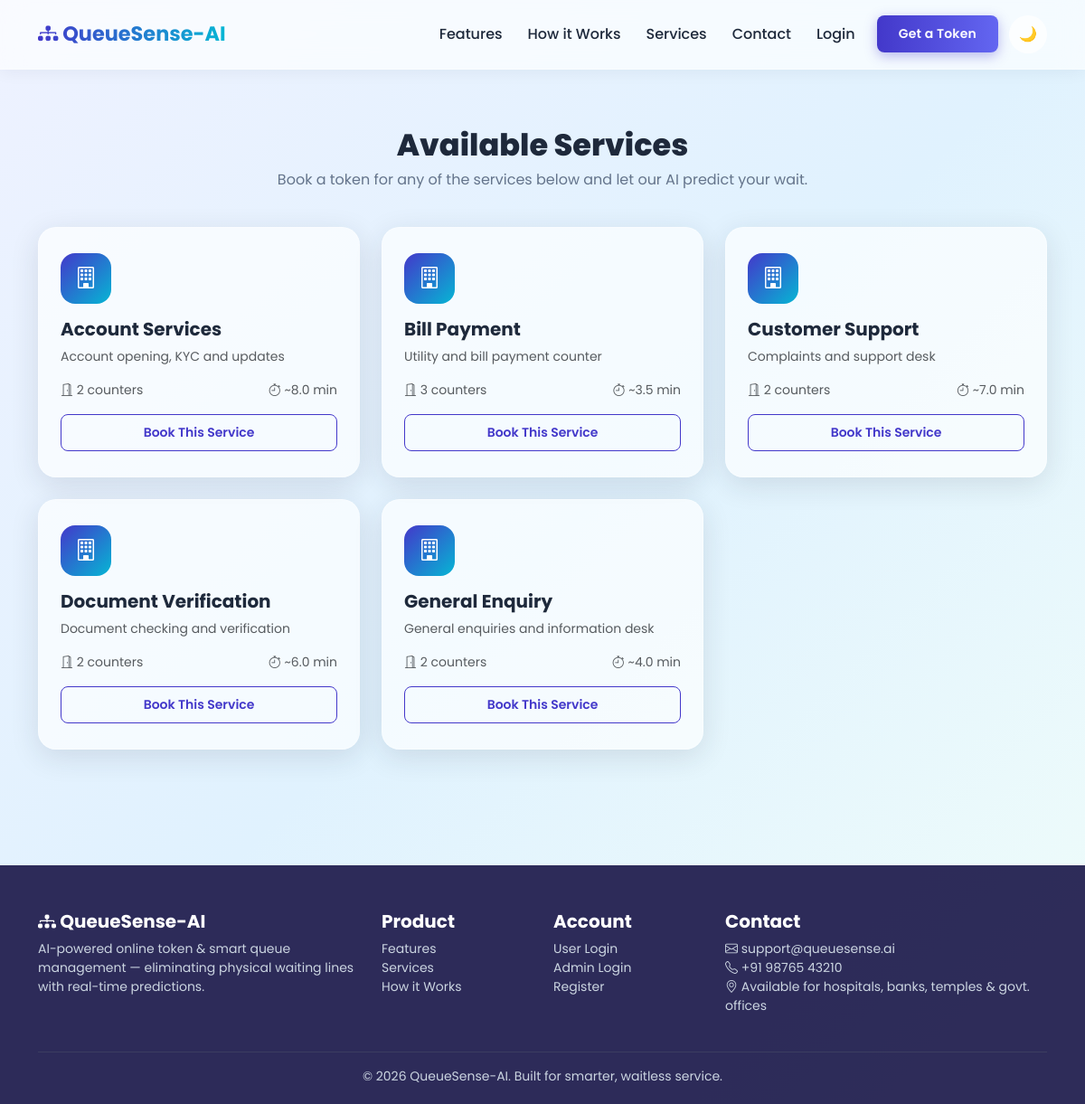
Screenshot of /services-info with the database file from the repository.
### tables this page shows
CREATE TABLE services (
    id INTEGER PRIMARY KEY AUTOINCREMENT,
    name TEXT UNIQUE NOT NULL,
    description TEXT,
    counters INTEGER NOT NULL DEFAULT 1,
    avg_service_minutes REAL NOT NULL DEFAULT 5.0,
    max_daily_tokens INTEGER NOT NULL DEFAULT 150,
    is_active INTEGER NOT NULL DEFAULT 1,
    is_paused INTEGER NOT NULL DEFAULT 0,
    created_at TEXT NOT NULL DEFAULT (datetime('now'))
);

### app.py (the view)
    @app.route("/services-info")
    def services_info():
        services = token_manager.get_all_services()
        return render_template("services.html", services=services)

### database.py (called while the page is built)
    def get_connection(self) -> sqlite3.Connection:
        conn = sqlite3.connect(self.db_path, timeout=10)
        conn.row_factory = sqlite3.Row
        conn.execute("PRAGMA foreign_keys = ON")
        return conn

    @contextmanager
    def cursor(self, commit: bool = False):
        conn = self.get_connection()
        cur = conn.cursor()
        try:
            yield cur
            if commit:
                conn.commit()
        except Exception:
            conn.rollback()
            logger.exception("Database operation failed, transaction rolled back")
            raise
        finally:
            conn.close()

    def execute(self, query: str, params: tuple = (), commit: bool = False):
        with self.cursor(commit=commit) as cur:
            cur.execute(query, params)
            if commit:
                return cur.lastrowid
            return cur.fetchall()

### token_manager.py (called while the page is built)
def get_all_services(active_only: bool = True):
    if active_only:
        return db.execute("SELECT * FROM services WHERE is_active = 1 ORDER BY name")
    return db.execute("SELECT * FROM services ORDER BY name")

### templates/services.html (shortened to what this page needs)
{% extends "base.html" %}
{% block content %}
<div class="container py-5">
  <h2 class="qs-section-title text-center">Available Services</h2>
  <p class="qs-section-sub text-center mx-auto" style="max-width:600px;">Book a token for any of the services below and let our AI predict your wait.</p>
  <div class="row g-4">
    {% for s in services %}
    <div class="col-md-6 col-lg-4">
      <div class="glass-card qs-feature-card h-100">
        <div class="qs-feature-icon"><i class="bi bi-building"></i></div>
        <h5 class="fw-bold">{{ s.name }}</h5>
        <p class="text-muted small">{{ s.description }}</p>
        <div class="d-flex justify-content-between small text-muted mb-3">
          <span><i class="bi bi-door-open"></i> {{ s.counters }} counters</span>
          <span><i class="bi bi-stopwatch"></i> ~{{ s.avg_service_minutes }} min</span>
        </div>
        <a href="{{ url_for('auth.login') }}" class="btn btn-qs-outline btn-sm w-100">Book This Service</a>
      </div>
    </div>
    {% endfor %}
  </div>
</div>
{% endblock %}

### templates/base.html (shortened to what this page needs)
<!DOCTYPE html>
<html lang="en">
<head>
  <link href="https://cdn.jsdelivr.net/npm/bootstrap@5.3.3/dist/css/bootstrap.min.css" rel="stylesheet">
  <link href="https://cdn.jsdelivr.net/npm/bootstrap-icons@1.11.3/font/bootstrap-icons.css" rel="stylesheet">
  <link href="{{ url_for('static', filename='css/style.css') }}" rel="stylesheet">
</head>
<body>
<nav class="navbar navbar-expand-lg qs-navbar sticky-top py-3">
  <div class="container">
    <a class="navbar-brand" href="{{ url_for('home') }}"><i class="bi bi-diagram-3-fill"></i> QueueSense-AI</a>
    <div class="collapse navbar-collapse" id="qsNav">
      <ul class="navbar-nav ms-auto align-items-lg-center gap-lg-1">
        <li class="nav-item"><a class="nav-link" href="{{ url_for('home') }}#features">Features</a></li>
        <li class="nav-item"><a class="nav-link" href="{{ url_for('home') }}#how-it-works">How it Works</a></li>
        <li class="nav-item"><a class="nav-link" href="{{ url_for('services_info') }}">Services</a></li>
        <li class="nav-item"><a class="nav-link" href="{{ url_for('home') }}#contact">Contact</a></li>
        {% if session.get('user_id') %}
          <li class="nav-item"><a class="nav-link" href="{{ url_for('user.dashboard') }}">My Dashboard</a></li>
          <li class="nav-item"><a class="nav-link" href="{{ url_for('auth.logout') }}">Logout</a></li>
        {% elif session.get('admin_id') %}
          <li class="nav-item"><a class="nav-link" href="{{ url_for('admin.dashboard') }}">Admin Panel</a></li>
          <li class="nav-item"><a class="nav-link" href="{{ url_for('auth.admin_logout') }}">Admin Logout</a></li>
        {% else %}
          <li class="nav-item"><a class="nav-link" href="{{ url_for('auth.login') }}">Login</a></li>
          <li class="nav-item">
            <a class="btn btn-qs-primary btn-sm ms-lg-2" href="{{ url_for('auth.register') }}">Get a Token</a>
          </li>
        {% endif %}
        <li class="nav-item ms-lg-2 mt-2 mt-lg-0">
          <button id="qsThemeToggle" class="qs-theme-toggle" title="Toggle theme">🌙</button>
        </li>
      </ul>
    </div>
  </div>
</nav>
<main class="qs-page-fade">
  {% block content %}{% endblock %}
</main>
<footer class="qs-footer">
  <div class="container">
    <div class="row g-4">
      <div class="col-md-4">
        <h5><i class="bi bi-diagram-3-fill"></i> QueueSense-AI</h5>
        <p class="mt-2 small">AI-powered online token &amp; smart queue management — eliminating physical waiting lines with real-time predictions.</p>
      </div>
      <div class="col-md-2">
        <h5>Product</h5>
        <ul class="list-unstyled small mt-2">
          <li><a href="{{ url_for('home') }}#features">Features</a></li>
          <li><a href="{{ url_for('services_info') }}">Services</a></li>
          <li><a href="{{ url_for('home') }}#how-it-works">How it Works</a></li>
        </ul>
      </div>
      <div class="col-md-2">
        <h5>Account</h5>
        <ul class="list-unstyled small mt-2">
          <li><a href="{{ url_for('auth.login') }}">User Login</a></li>
          <li><a href="{{ url_for('auth.admin_login') }}">Admin Login</a></li>
          <li><a href="{{ url_for('auth.register') }}">Register</a></li>
        </ul>
      </div>
      <div class="col-md-4">
        <h5>Contact</h5>
        <ul class="list-unstyled small mt-2">
          <li><i class="bi bi-envelope"></i> support@queuesense.ai</li>
          <li><i class="bi bi-telephone"></i> +91 98765 43210</li>
          <li><i class="bi bi-geo-alt"></i> Available for hospitals, banks, temples &amp; govt. offices</li>
        </ul>
      </div>
    </div>
    <hr class="border-secondary mt-4">
    <p class="text-center small mb-0">&copy; 2026 QueueSense-AI. Built for smarter, waitless service.</p>
  </div>
</footer>
</body>
</html>

### static/css/style.css (style rules this page uses)
:root { --qs-primary: #4338CA; --qs-primary-light: #6366F1; --qs-accent: #06B6D4; --qs-success: #10B981; --qs-warning: #F59E0B; --qs-danger: #EF4444; --qs-bg-gradient: linear-gradient(135deg, #EEF2FF 0%, #E0F2FE 50%, #F0FDFA 100%); --qs-card-bg: rgba(255, 255, 255, 0.65); --qs-card-border: rgba(255, 255, 255, 0.35); --qs-text-main: #1E293B; --qs-text-muted: #64748B; --qs-sidebar-bg: rgba(30, 27, 75, 0.92); --qs-shadow: 0 8px 32px rgba(31, 41, 55, 0.12); --qs-radius-lg: 20px; --qs-radius-md: 14px; --qs-radius-sm: 8px; --qs-font: 'Poppins', 'Segoe UI', system-ui, -apple-system, sans-serif; }
* { box-sizing: border-box; }
html, body { min-height: 100vh; font-family: var(--qs-font); background: var(--qs-bg-gradient); color: var(--qs-text-main); transition: background 0.4s ease, color 0.4s ease; }
a { text-decoration: none; }
.glass-card { background: var(--qs-card-bg); border: 1px solid var(--qs-card-border); border-radius: var(--qs-radius-lg); box-shadow: var(--qs-shadow); backdrop-filter: blur(18px); -webkit-backdrop-filter: blur(18px); transition: transform 0.25s ease, box-shadow 0.25s ease; }
.qs-navbar { background: var(--qs-card-bg); backdrop-filter: blur(14px); border-bottom: 1px solid var(--qs-card-border); box-shadow: 0 2px 18px rgba(31, 41, 55, 0.06); }
.qs-navbar .navbar-brand { font-weight: 700; font-size: 1.4rem; background: linear-gradient(90deg, var(--qs-primary), var(--qs-accent)); -webkit-background-clip: text; background-clip: text; color: transparent; }
.qs-navbar .nav-link { color: var(--qs-text-main) !important; font-weight: 500; margin: 0 4px; }
.btn-qs-primary { background: linear-gradient(90deg, var(--qs-primary), var(--qs-primary-light)); color: #fff; border: none; border-radius: var(--qs-radius-sm); padding: 10px 24px; font-weight: 600; letter-spacing: 0.2px; transition: transform 0.2s ease, box-shadow 0.2s ease; box-shadow: 0 4px 14px rgba(67, 56, 202, 0.35); }
.btn-qs-outline { background: transparent; border: 1.5px solid var(--qs-primary); color: var(--qs-primary); border-radius: var(--qs-radius-sm); padding: 9px 22px; font-weight: 600; transition: all 0.2s ease; }
.qs-section-title { font-weight: 800; font-size: 2.1rem; margin-bottom: 0.4rem; }
.qs-section-sub { color: var(--qs-text-muted); margin-bottom: 2.5rem; }
.qs-feature-card { padding: 28px 24px; border-radius: var(--qs-radius-lg); }
.qs-feature-icon { width: 56px; height: 56px; border-radius: 16px; display: flex; align-items: center; justify-content: center; font-size: 1.5rem; background: linear-gradient(135deg, var(--qs-primary), var(--qs-accent)); color: #fff; margin-bottom: 16px; }
.qs-footer { background: var(--qs-sidebar-bg); color: #CBD5E1; padding: 50px 0 20px; margin-top: 80px; }
.qs-footer h5 { color: #fff; font-weight: 700; }
.qs-footer a { color: #CBD5E1; }
.qs-theme-toggle { width: 42px; height: 42px; border-radius: 50%; border: 1px solid var(--qs-card-border); background: var(--qs-card-bg); display: flex; align-items: center; justify-content: center; cursor: pointer; transition: transform 0.2s ease; }
.qs-page-fade { animation: qs-fade-in 0.4s ease both; }

### rows the page displays
services: name "Account Services", description "Account opening, KYC and updates", counters "2", avg_service_minutes "8.0"
services: name "Bill Payment", description "Utility and bill payment counter", counters "3", avg_service_minutes "3.5"
services: name "Customer Support", description "Complaints and support desk", counters "2", avg_service_minutes "7.0"
services: name "Document Verification", description "Document checking and verification", counters "2", avg_service_minutes "6.0"
services: name "General Enquiry", description "General enquiries and information desk", counters "2", avg_service_minutes "4.0"
